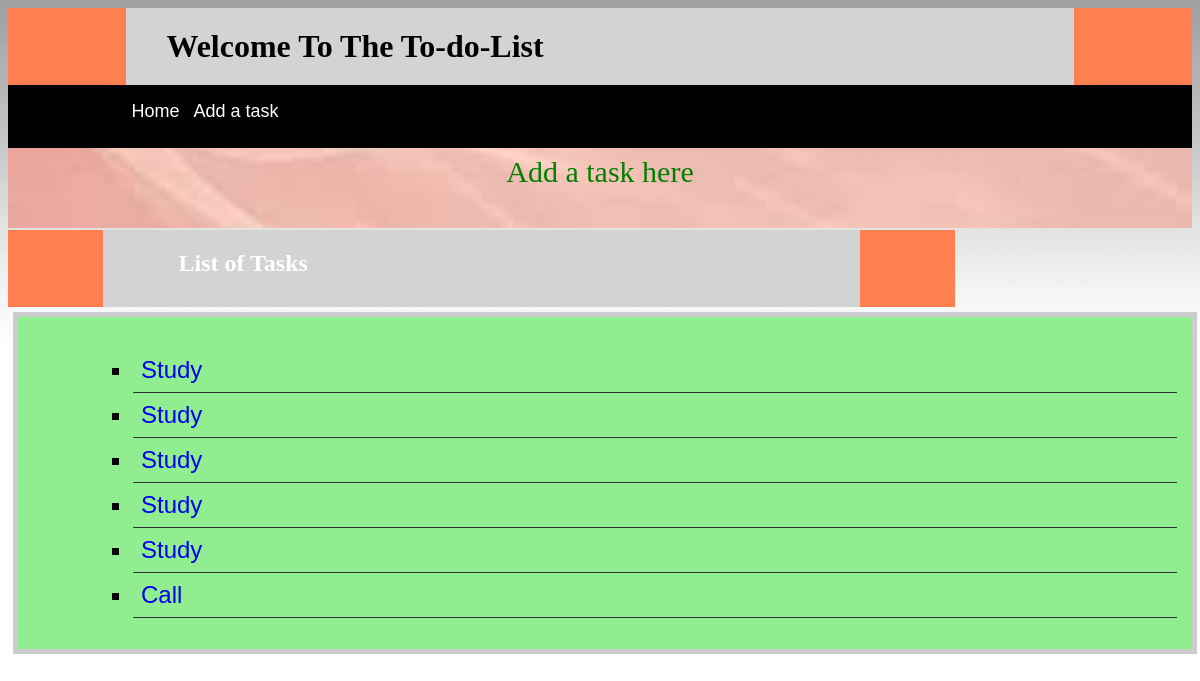
The page / on the database its author committed.
### tasks/models.py (models this page shows, shortened)
class Tasks(models.Model):
    TaskName = models.CharField(max_length = 100)
    Description = models.CharField(max_length = 400)
    DueDate = models.DateField()
    priority = models.IntegerField()
    def __str__(self):
        return self.TaskName

### tasks/views.py (the view)
# urls.py: path('',views.IndexView.as_view(),name='homepage'),
class IndexView(generic.ListView):
    template_name = 'tasks/home.html'
    context_object_name = 'all_tasks'
    def get_queryset(self):
        return Tasks.objects.all()

### tasks/templates/tasks/home.html (shortened to what this page needs)
<html>
{% include 'tasks/head_navbar.html' %}
<section id = "showcase">
	<div class="container">
<a href = "{% url 'tasks:add_task' %}">Add a task here</a>
</div>
</section>
<div class="sub-header">
<div class="header">
	<div class="container">
<h2>List of Tasks</h2>
</div>
</div>
</div>
<div class="categories">
<ul >
{% for task in all_tasks %}
<li class="list-item"><a href = " {% url 'tasks:detail' task.id %}">{{task}}</a></li>
{% endfor %}
</ul>
</div>
</html>

### tasks/static/tasks/base.css (style rules this page uses)
a { text-decoration: none; }
.header { width: 80%; background:lightgrey; margin:auto; margin-bottom: 0px; margin-top: 0px; }
.container { width: 80%; margin:auto; overflow: hidden; padding-bottom: 10px; margin-bottom: 0px; }
#showcase { background-image: url('../tasks/images/showcase.jpg');); background-position: center right; min-height: 80px; margin-bottom: 2px; text-align:center; background-repeat: no-repeat; background-size: 100%; }
#showcase a { color: #fff; font-size: 30px; line-height: 1.6em; padding-top: 30px; padding-bottom: 5px; color: green; margin-top: 10px; }
.sub-header { background-color: coral; color: #fff; float: left; box-sizing: border-box; margin: auto; width: 80%; }
.categories { border: 5px #ccc solid; padding: 15px; margin: 5px; color: silver; float: left; box-sizing: border-box; width: 100%; color: black; background: lightgreen; }
.categories ul { padding: 0; padding-left: 50px; list-style: square; list-style: ; color: black; }
.categories li { padding: 8px; border-bottom: solid 1px #333; font-size: 1.5em; font-family: Arial; color: black; margin-left: 50px; }

### rows shown on the page
Tasks: TaskName "Study"
Tasks: TaskName "Study"
Tasks: TaskName "Study"
Tasks: TaskName "Study"
Tasks: TaskName "Study"
Tasks: TaskName "Call"
